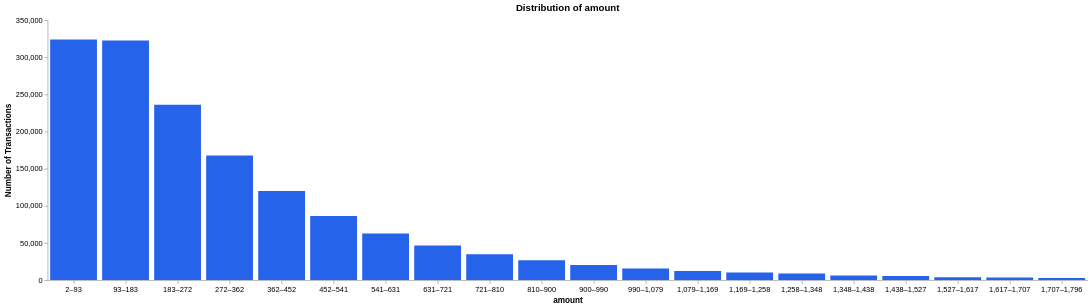

Here is the notebook cell this chart was saved with:
### Code cell
# Bins capped at the 99th percentile so the bulk of the distribution is visible;
# the long tail above ~$1,800 is summarised in the quantiles above
amount_p99 = df.loc[df['amount'] <= df['amount'].quantile(0.99), ['amount']]
numeric_distribution('amount', data=amount_p99)

### Figure 1 — Vega-Lite specification as saved in the notebook (floating-point values rounded to 4 significant figures)
{"config": {"view": {"continuousWidth": 300, "continuousHeight": 300, "strokeWidth": 0}, "axis": {"domainColor": "#9ca3af", "labelColor": "#000", "tickColor": "#9ca3af", "titleColor": "#000"}}, "data": {"name": "data-b3bde5009a20e08e269240b2db5857d7"}, "mark": {"type": "bar", "color": "#2563eb"}, "encoding": {"tooltip": [{"field": "Bin", "title": "amount", "type": "nominal"}, {"field": "Count", "format": ",", "title": "Transactions", "type": "quantitative"}], "x": {"axis": {"grid": false, "labelAngle": 0}, "field": "Bin", "sort": ["2–93", "93–183", "183–272", "272–362", "362–452", "452–541", "541–631", "631–721", "721–810", "810–900", "900–990", "990–1,079", "1,079–1,169", "1,169–1,258", "1,258–1,348", "1,348–1,438", "1,438–1,527", "1,527–1,617", "1,617–1,707", "1,707–1,796"], "title": "amount", "type": "nominal"}, "y": {"axis": {"grid": false}, "field": "Count", "title": "Number of Transactions", "type": "quantitative"}}, "height": 350, "title": "Distribution of amount", "width": 1400, "$schema": "https://vega.github.io/schema/vega-lite/v5.20.1.json", "datasets": {"data-b3bde5009a20e08e269240b2db5857d7": [{"Bin": "2–93", "Count": 323965}, {"Bin": "93–183", "Count": 322600}, {"Bin": "183–272", "Count": 235855}, {"Bin": "272–362", "Count": 167801}, {"Bin": "362–452", "Count": 119975}, {"Bin": "452–541", "Count": 86154}, {"Bin": "541–631", "Count": 62709}, {"Bin": "631–721", "Count": 46585}, {"Bin": "721–810", "Count": 34862}, {"Bin": "810–900", "Count": 26854}, {"Bin": "900–990", "Count": 20274}, {"Bin": "990–1,079", "Count": 15672}, {"Bin": "1,079–1,169", "Count": 12411}, {"Bin": "1,169–1,258", "Count": 10107}, {"Bin": "1,258–1,348", "Count": 8796}, {"Bin": "1,348–1,438", "Count": 6175}, {"Bin": "1,438–1,527", "Count": 5539}, {"Bin": "1,527–1,617", "Count": 3887}, {"Bin": "1,617–1,707", "Count": 3567}, {"Bin": "1,707–1,796", "Count": 2900}]}}
